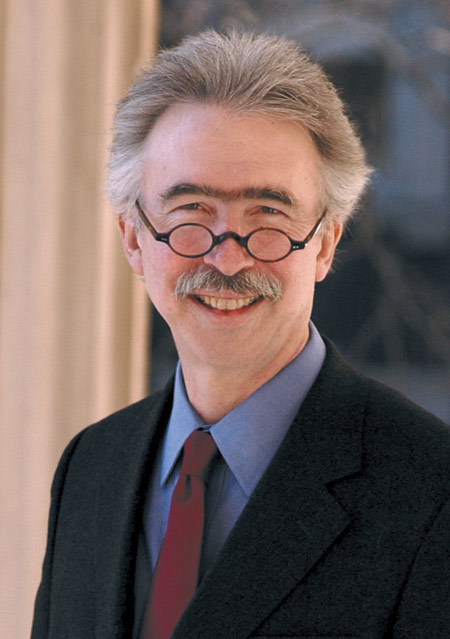
#> input picture cvworkshop final/images/dirks/dirks4.jpg, 450 x 639 px
$ python dirks_with_it.py
#> lines starting #> are read from the running program, lines starting #| are printed output that depends on the picture
import cv2

path = 'images/dirks/dirks4.jpg'
im = cv2.imread(path)
#> im is the input picture: shape (639, 450, 3); mean B, G, R 96, 98.9, 115

im = cv2.bilateralFilter(im, 11, 41, 41)

gray = cv2.cvtColor(im, cv2.COLOR_BGR2GRAY)
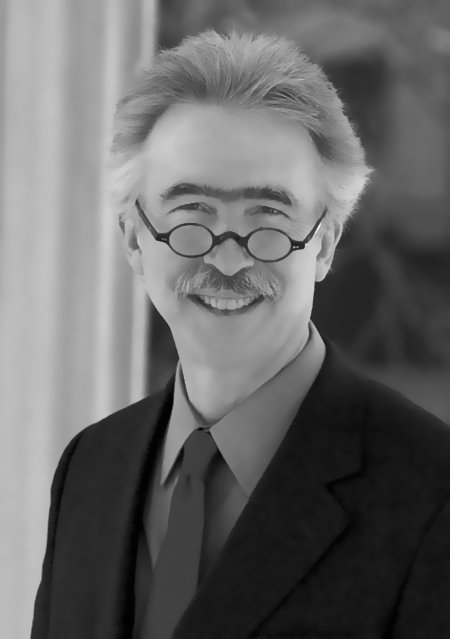
#> gray: shape (639, 450); min 0, max 244, mean 103.4

canny = cv2.Canny(gray, 5, 70, 3)
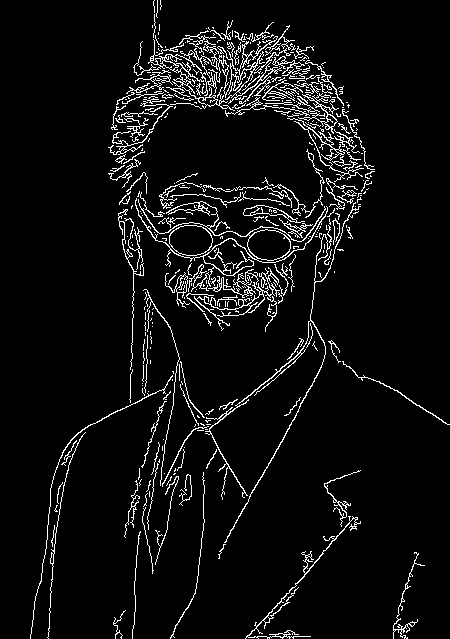
#> canny: shape (639, 450); 5.9% white in thin lines or dots

circles = cv2.HoughCircles(canny, cv2.HOUGH_GRADIENT, 1.2, 50, param1=10, maxRadius=100)
#> circles = [[228.6, 329.4, 97.92], [228.6, 240.6, 67.56]]

circles = circles[0]

for r, x, y in circles:
    cv2.circle(im, (x, y), r, (0, 0, 255), 3)
#> this loop made 2 passes
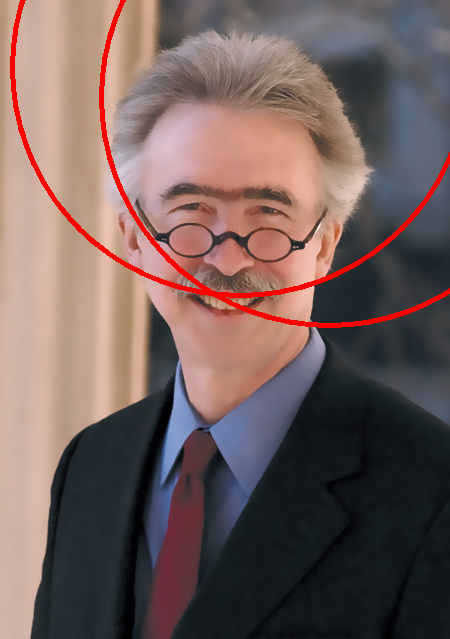
#> im: shape (639, 450, 3); mean B, G, R 93.3, 96, 117.2

cv2.imshow("t1", canny)
cv2.imshow("t", im)
cv2.waitKey(0)

$ run again, with cvworkshop final/images/dirks/dirks2.jpg copied over cvworkshop final/images/dirks/dirks4.jpg
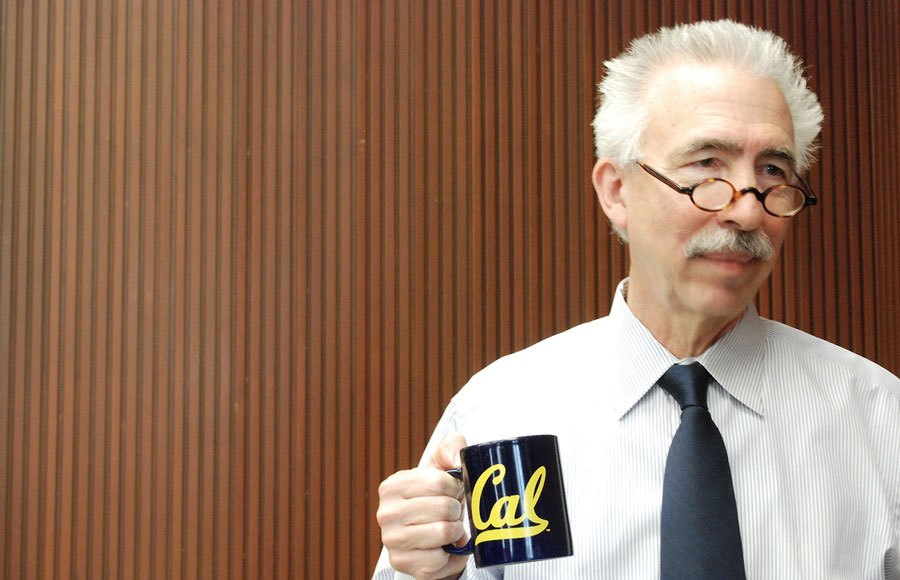
#> input picture cvworkshop final/images/dirks/dirks2.jpg, 900 x 580 px
#> im is the input picture: shape (580, 900, 3); mean B, G, R 93.4, 113.9, 146.1
#> `canny = cv2.Canny(gray, 5, 70, 3)`:
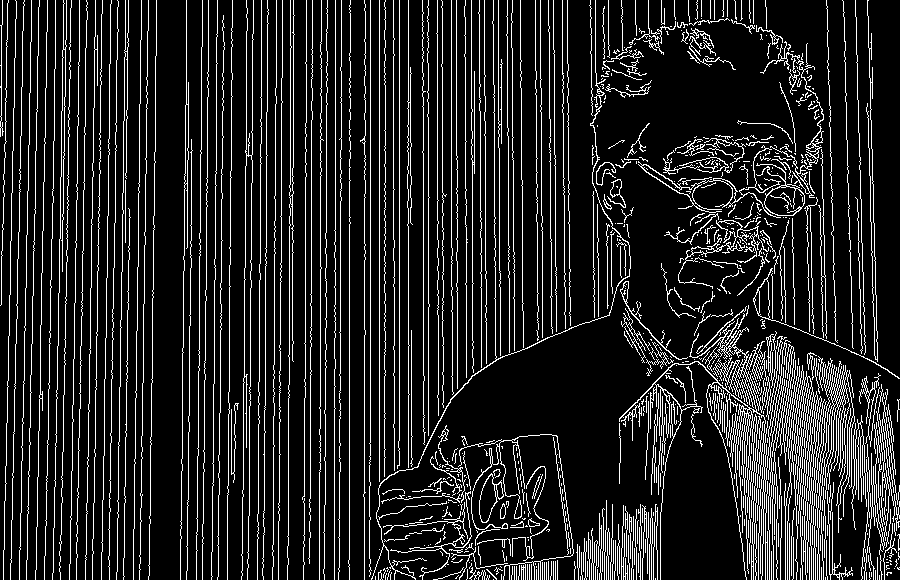
#> canny: shape (580, 900); 13.6% white in thin lines or dots
#> circles = 39 rows, first 8: [162.6, 186.6, 99.24], [300.6, 390.6, 97.92], [161.4, 246.6, 99.24], [162.6, 108.6, 97.92], [161.4, 348.6, 99.24], [174.6, 450.6, 97.92], [708.6, 270.6, 99.24], [359.4, 114.6, 83.4]
#> the loop `for r, x, y in circles:` made 39 passes
#> after the loop `for r, x, y in circles:`:
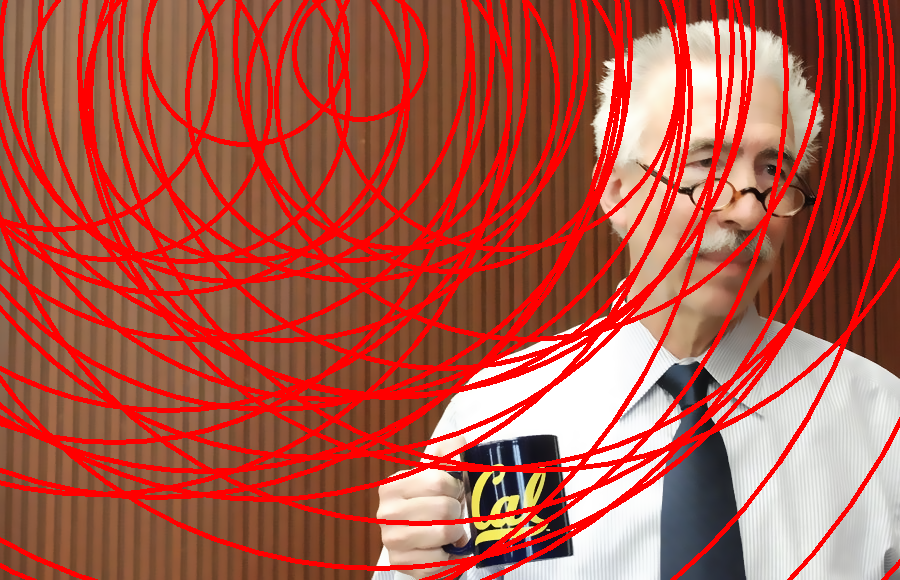
#> im: shape (580, 900, 3); mean B, G, R 71.5, 86.4, 174.8
